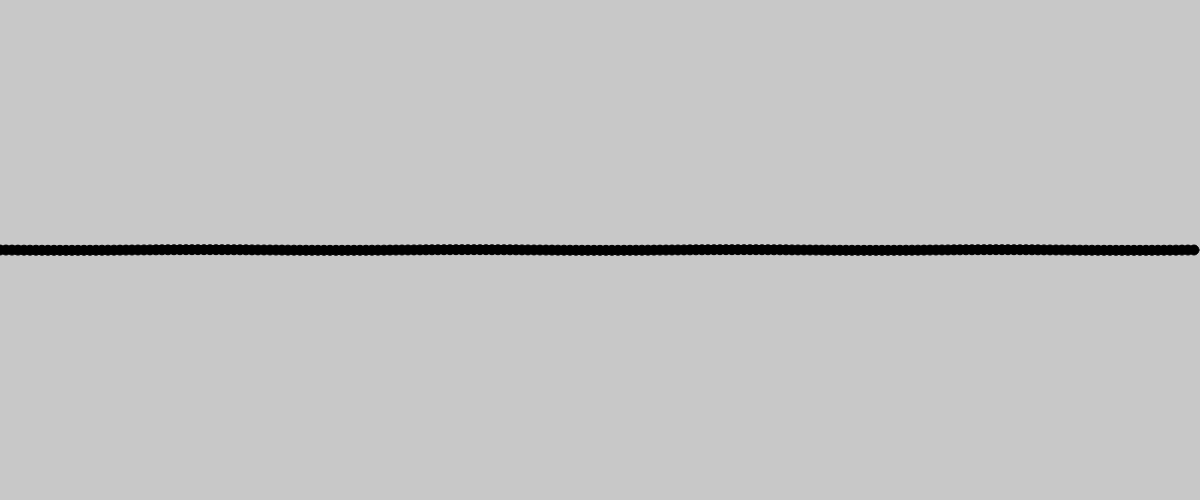
Frame 1 (no input)
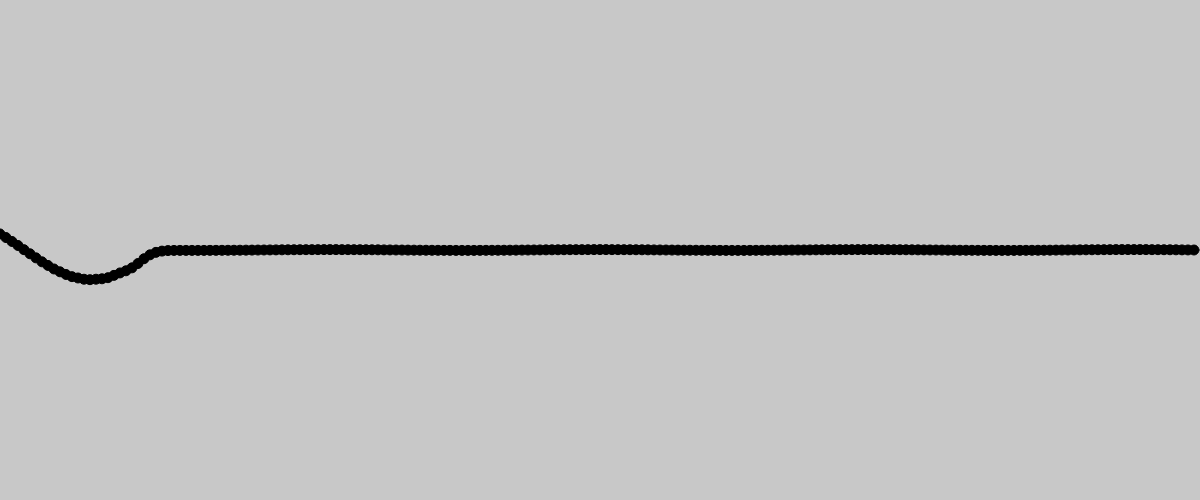
Frame 60 (no input)
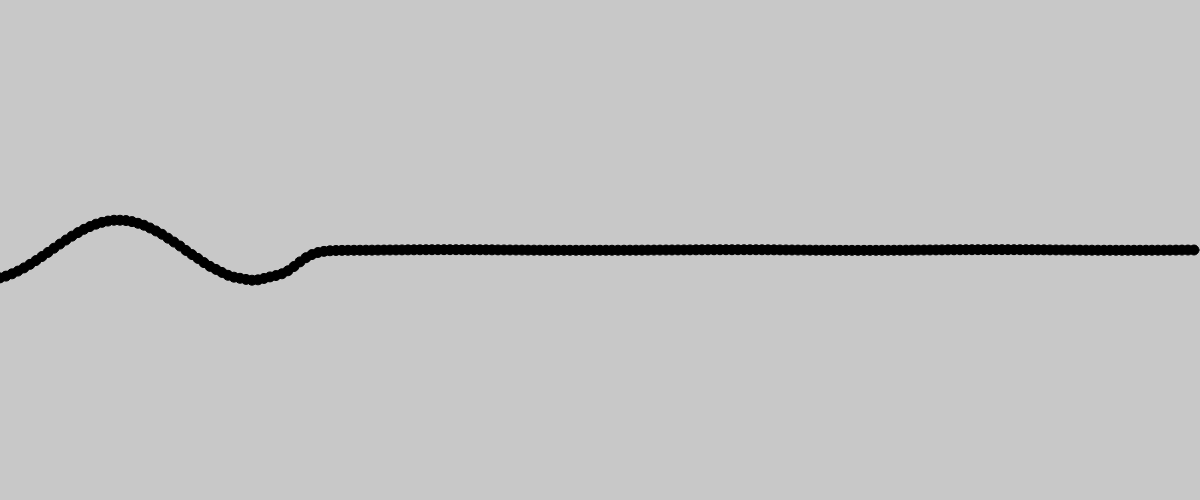
Frame 120 (the mouse pressed at the canvas centre since frame 60)

The p5.js sketch that drew these frames (run headless with seeded random() and noise() and a simulated clock; from frame 60 on, the mouse is pressed at the canvas centre):

// p5.js sketch
// ── sketch.js
let traeger;
let gen;
let picked = false;
let osziNum = 200;
let y0;
let y = 0;
let t = 0;
let reflektButton;
let text;

function setup() {
    canvas = createCanvas(windowWidth, 500);
    cSlider = new Slider(220, height + 20, 0.1, 0.5, 0.2, 0.05);
    resetButton = createButton('Reset');
    resetButton.position(20, height + 20);
    resetButton.mousePressed(reset);
    reflektButton = createButton('fest/lose');
    reflektButton.position(width - 150, height + 20);
    text = createP();
    text.style('font-size', '160%');
    text.html('festes Ende');
    text.position(width - 200, height + 50);
    reflektButton.mousePressed(toggleEnde);
    traeger = new Traeger(osziNum);
    gen = new Generator(0, 0.2, 0.01);

}

function reset() {
    traeger.reset();
    t = 0;
}

function toggleEnde() {
    traeger.reset();
    t = 0;
    traeger.fest = !traeger.fest;
    if (traeger.fest) {
        text.html('festes Ende');
    } else {
        text.html('loses Ende');
    }
}
class Slider {
    constructor(x, y, first, last, beginn, step) {
        this.slider = createSlider(first, last, beginn, step);
        this.slider.position(x, y);
        this.text = createP();
        this.text.position(x, y + 20);
        this.text.style('font-size', '160%');
    }
}
class Generator {
    constructor(x, freq, amp) {
        this.x = x;
        this.freq = freq;
        this.amp = amp;
        this.fSlider = new Slider(420, height + 20, 0, 1, 0.5, 0.005);
        this.aSlider = new Slider(620, height + 20, 0, 10, 3, 0.1);
        this.on = false;
    }

    update() {
        if (this.freq != this.fSlider.slider.value()) {
            this.freq = this.fSlider.slider.value();
            traeger.reset();
            t = 0;
            while (t < 150) {
                traeger.update();
                traeger.set(this.x, this.amp * Math.sin(t * 2 * Math.PI * this.freq));
                t += 0.02;
            }
        }

        this.amp = this.aSlider.slider.value();
        traeger.set(this.x, this.amp * Math.sin(t * 2 * Math.PI * this.freq));
        this.aSlider.text.html("Amplitude: " + this.amp);
        this.fSlider.text.html("Frequency: " + this.freq);

    }
}

function mousePressed() {
    if (mouseY < 500) {
        picked = true;
    }
}

function mouseReleased() {
    picked = false;
}

function draw() {
    background(200);
    traeger.c = cSlider.slider.value();
    cSlider.text.html("Soundspeed: " + traeger.c);
    traeger.update();
    gen.update();
    traeger.show();
    t += 0.02; 
    if (picked) {
        traeger.pull(mouseX, mouseY - height / 2);
    }

}
// ── wellentraeger.js
class Traeger {
    constructor(rows) {
        this.rows = rows;
        this.y = [];
        this.vy = [];
        // this.damping = 0;
        this.c = 0.2;
        this.fest =true;
        this.reset();
         
    }
    reset() {
        for (let i = 0; i <= this.rows; i++) {
            this.y[i] = 0;
            this.vy[i] = 0;
        }
    }

    set(x, value) {
        let i = floor(x / width * this.rows);
        this.y[i] = 10*value;
        this.vy[i] = 0;
    }

    pull(x, value) {
        let i = floor(x / width * this.rows);
        this.vy[i] += (value-this.y[i])*0.02;
    }

    update() {
        let ay = [];
        for (let i = 0; i <= this.rows; i++) {
            ay[i] = 0;
            // if (i == this.rows || i == 0) {
            //     ay[i] = this.damping * this.vy[i];
            // }

            if (i < this.rows) {
                ay[i] += this.y[i + 1] - this.y[i];
            }
            if (i > 0) {
                ay[i] += this.y[i - 1] - this.y[i];
            }
            ay[i] *= this.c;
        }

        for (let i = 0; i <= this.rows; i++) {
            this.vy[i] += ay[i];
            this.y[i] += this.vy[i];
        }
        if(this.fest){
            this.y[this.rows-1]=0;
        }

    }

    show() {
        fill(0);
        for (let i = 0; i < this.rows; ++i) {
            ellipse(i * width / this.rows, this.y[i] + height / 2, 10);
        }
    }

}
